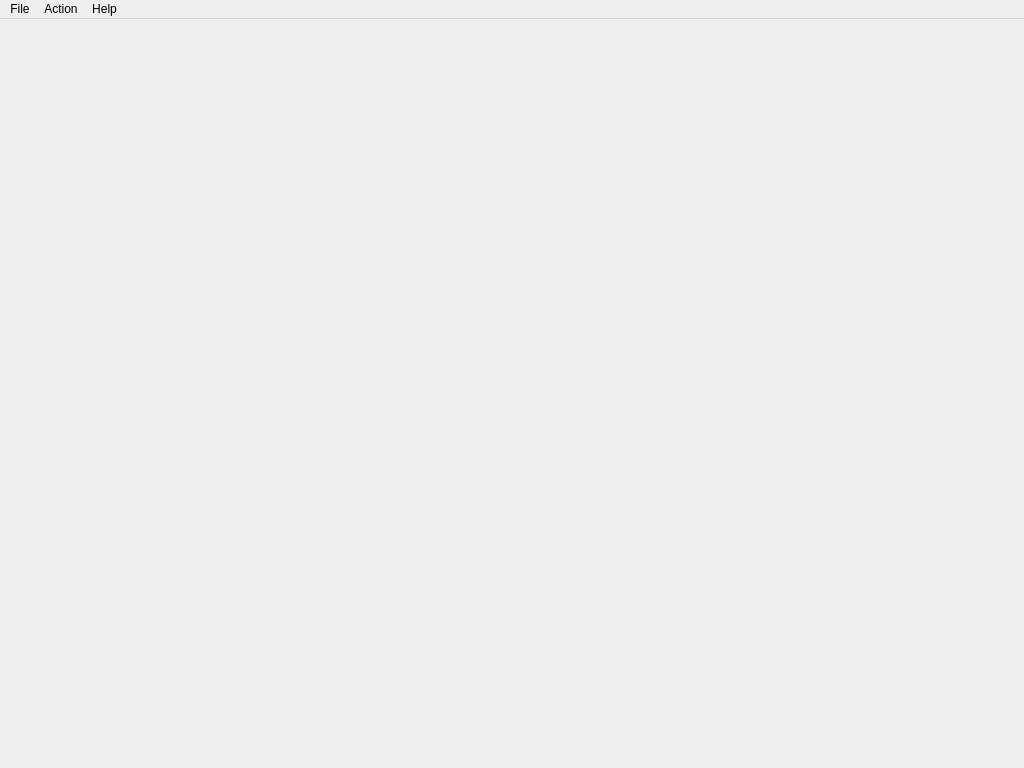
<?xml version="1.0" encoding="UTF-8"?>
<ui version="4.0">
 <class>MainWindow</class>
 <widget class="QMainWindow" name="MainWindow">
  <property name="geometry">
   <rect>
    <x>0</x>
    <y>0</y>
    <width>1024</width>
    <height>768</height>
   </rect>
  </property>
  <property name="windowTitle">
   <string>FolderSizeView</string>
  </property>
  <widget class="QWidget" name="centralWidget">
   <layout class="QVBoxLayout" name="verticalLayout">
    <property name="spacing">
     <number>0</number>
    </property>
    <property name="leftMargin">
     <number>0</number>
    </property>
    <property name="topMargin">
     <number>0</number>
    </property>
    <property name="rightMargin">
     <number>0</number>
    </property>
    <property name="bottomMargin">
     <number>0</number>
    </property>
    <item>
     <widget class="WebView" name="webview" native="true"/>
    </item>
   </layout>
  </widget>
  <widget class="QMenuBar" name="menuBar">
   <property name="geometry">
    <rect>
     <x>0</x>
     <y>0</y>
     <width>1024</width>
     <height>22</height>
    </rect>
   </property>
   <widget class="QMenu" name="menuFile">
    <property name="title">
     <string>File</string>
    </property>
    <addaction name="actionOpen"/>
    <addaction name="actionExport"/>
   </widget>
   <widget class="QMenu" name="menuHelp">
    <property name="title">
     <string>Help</string>
    </property>
    <widget class="QMenu" name="menuHow_to_encourage_me">
     <property name="title">
      <string>Encourage Me</string>
     </property>
     <addaction name="actionBuy_me_a_coffee"/>
     <addaction name="actionBuy_my_products"/>
     <addaction name="actionStar_my_projects"/>
    </widget>
    <addaction name="actionReleases"/>
    <addaction name="actionFeedback"/>
    <addaction name="separator"/>
    <addaction name="actionFollow_Weibo"/>
    <addaction name="actionFollow_Wechat"/>
    <addaction name="menuHow_to_encourage_me"/>
    <addaction name="actionContact_Me"/>
    <addaction name="actionAbout"/>
   </widget>
   <widget class="QMenu" name="menuView">
    <property name="title">
     <string>Action</string>
    </property>
    <addaction name="actionReload"/>
    <addaction name="separator"/>
    <addaction name="actionGroup_by_file_extension"/>
    <addaction name="actionSunburst_Mode"/>
   </widget>
   <addaction name="menuFile"/>
   <addaction name="menuView"/>
   <addaction name="menuHelp"/>
  </widget>
  <action name="actionOpen">
   <property name="text">
    <string>Open Folder</string>
   </property>
  </action>
  <action name="actionAbout">
   <property name="text">
    <string>About</string>
   </property>
  </action>
  <action name="actionBuy_me_a_coffee">
   <property name="text">
    <string>Buy me a coffee</string>
   </property>
  </action>
  <action name="actionBuy_my_products">
   <property name="text">
    <string>Buy my products</string>
   </property>
  </action>
  <action name="actionStar_my_projects">
   <property name="text">
    <string>Star my projects</string>
   </property>
  </action>
  <action name="actionFeedback">
   <property name="text">
    <string>Feedback</string>
   </property>
  </action>
  <action name="actionExport">
   <property name="text">
    <string>Export</string>
   </property>
  </action>
  <action name="actionReload">
   <property name="text">
    <string>Reload</string>
   </property>
  </action>
  <action name="actionFollow_Wechat">
   <property name="text">
    <string>Follow Wechat</string>
   </property>
  </action>
  <action name="actionReleases">
   <property name="text">
    <string>Releases</string>
   </property>
  </action>
  <action name="actionContact_Me">
   <property name="text">
    <string>Contact Me</string>
   </property>
  </action>
  <action name="actionFollow_Weibo">
   <property name="text">
    <string>Follow Weibo</string>
   </property>
  </action>
  <action name="actionGroup_by_file_extension">
   <property name="checkable">
    <bool>true</bool>
   </property>
   <property name="text">
    <string>Group by file extension</string>
   </property>
  </action>
  <action name="actionSunburst_Mode">
   <property name="checkable">
    <bool>true</bool>
   </property>
   <property name="text">
    <string>Sunburst Mode</string>
   </property>
  </action>
 </widget>
 <layoutdefault spacing="6" margin="11"/>
 <customwidgets>
  <customwidget>
   <class>WebView</class>
   <extends>QWidget</extends>
   <header>webview.h</header>
   <container>1</container>
  </customwidget>
 </customwidgets>
 <resources/>
 <connections/>
</ui>
